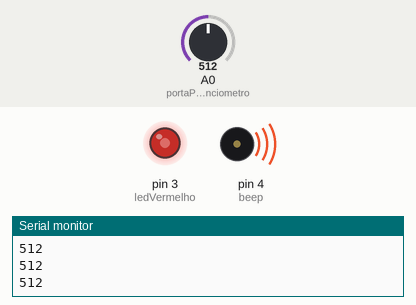
The sketch below on a simulated Arduino Uno, built with avr-gcc and run on an emulated ATmega328P. On the bench: output pins drawn as LEDs (lit = HIGH), buzzer (waves = sounding, pin HIGH), the last lines printed to the serial monitor. The inputs (shaded band) are chosen by the test bench; at power-on: A0 (portaPotenciometro) = 512.

Above: at 1.2 s.
1.3 s: A0 (portaPotenciometro) set to 490
At 1.7 s:
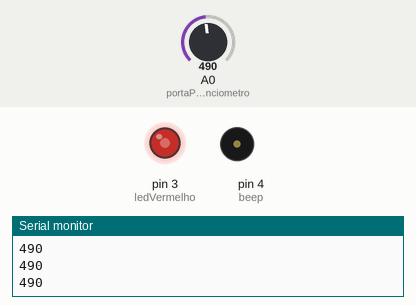
2.8 s: A0 (portaPotenciometro) set to 716
At 4.0 s:
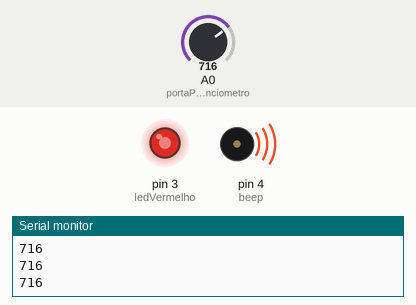
4.3 s: A0 (portaPotenciometro) set to 900
At 5.3 s:
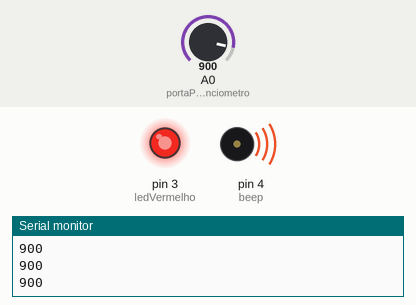
5.8 s: A0 (portaPotenciometro) set to 122
At 6.5 s:
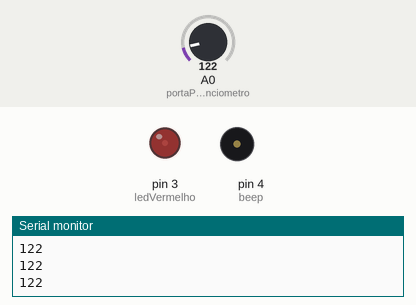
7.3 s: A0 (portaPotenciometro) set to 0
At 7.6 s:
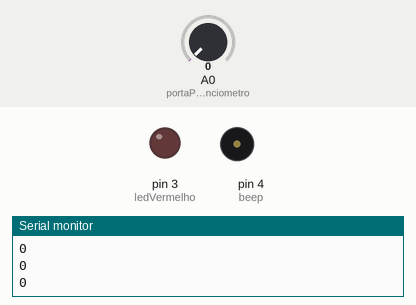
8.8 s: A0 (portaPotenciometro) set to 510
At 9.9 s:
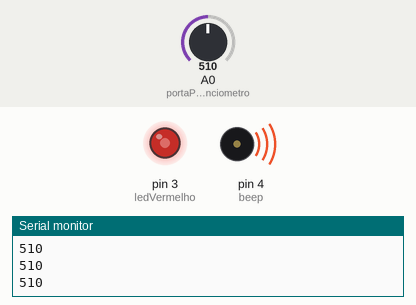
Timing chart, 0 to 11.3 s (numbered marks = the images above; inputs shaded):
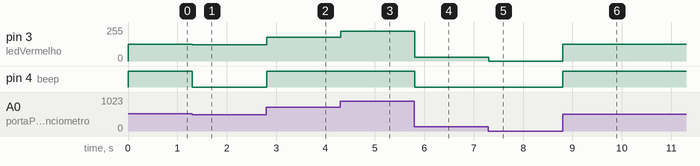

The sketch:

potenciometro.ino
```cpp
// C++ code
// Gabriel Olavo

int portaPotenciometro = A0;
int valorPotenciometro = 0;
int ledVermelho = 3;
int beep = 4;

void setup()
{
  Serial.begin(9600);
  pinMode (ledVermelho, OUTPUT);
  pinMode (beep, OUTPUT);
}

void loop()
{
  valorPotenciometro = analogRead(portaPotenciometro);
  Serial.println (valorPotenciometro);

  int brilho = map (valorPotenciometro, 0, 1023, 0, 255);
  analogWrite(ledVermelho, brilho);

  /*
  if (valorPotenciometro >= 500) {
    digitalWrite (ledVermelho, HIGH);

  } else {
    digitalWrite (ledVermelho, LOW);
  } */

  if (valorPotenciometro >= 500) {
    digitalWrite (beep, HIGH);

  } else {
    digitalWrite (beep, LOW);
  }

  delay(10);
}
```

Measured:
- after the input at 1.3 s, pin 3 (ledVermelho): 127/255 → 122/255 at once; pin 4 (beep): HIGH → LOW at once
- after the input at 2.8 s, pin 3 (ledVermelho): 122/255 → 178/255 at once; pin 4 (beep): LOW → HIGH at once
- after the input at 4.3 s, pin 3 (ledVermelho): 178/255 → 224/255 at once
- after the input at 5.8 s, pin 3 (ledVermelho): 224/255 → 30/255 at once; pin 4 (beep): HIGH → LOW at once
- after the input at 7.3 s, pin 3 (ledVermelho): 30/255 → 0/255 at once
- after the input at 8.8 s, pin 3 (ledVermelho): 0/255 → 127/255 at once; pin 4 (beep): LOW → HIGH at once
